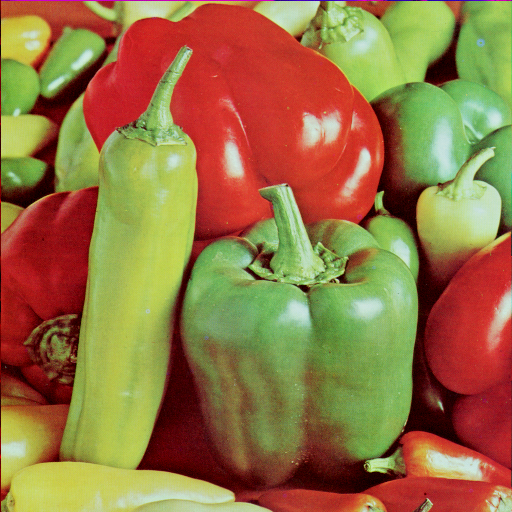
#> input picture تمرین1/supplement/peppers.png, 512 x 512 px
$ python Q2.py
#> lines starting #> are read from the running program, lines starting #| are printed output that depends on the picture
import os
import cv2
import matplotlib.pyplot as plt
import numpy as np


peppers = cv2.imread("../supplement/peppers.png",cv2.IMREAD_UNCHANGED)
#> peppers is the input picture: shape (512, 512, 3); mean B, G, R 66.5, 115.6, 149.8
peppers = cv2.cvtColor(peppers, cv2.COLOR_BGR2RGB)


peppers_hsv = cv2.cvtColor(peppers, cv2.COLOR_RGB2HSV)
#> peppers_hsv: shape (512, 512, 3); mean H, S, V 41.4, 162.5, 165.9
peppers_ycbcr = cv2.cvtColor(peppers, cv2.COLOR_RGB2YCR_CB)
#> peppers_ycbcr: shape (512, 512, 3); mean of channels 0, 1, 2 120.2, 149.1, 97.7

print(peppers_ycbcr.shape)
#| (512, 512, 3)


fig, subplt = plt.subplots(3,4,figsize=(16,5))
subplt[0][0].imshow(peppers)
subplt[0][0].set_title("image RGB")
subplt[0][1].imshow(peppers[:,:,0],cmap='gray')
subplt[0][1].set_title("R")
subplt[0][2].imshow(peppers[:,:,1],cmap='gray')
subplt[0][2].set_title("G")
subplt[0][3].imshow(peppers[:,:,2],cmap='gray')
subplt[0][3].set_title("B")

subplt[1][0].imshow(peppers_hsv)
subplt[1][0].set_title("image HSV")
subplt[1][1].imshow(peppers_hsv[:,:,0],cmap='gray')
subplt[1][1].set_title("H")
subplt[1][2].imshow(peppers_hsv[:,:,1],cmap='gray')
subplt[1][2].set_title("S")
subplt[1][3].imshow(peppers_hsv[:,:,2],cmap='gray')
subplt[1][3].set_title("V")

subplt[2][0].imshow(peppers_ycbcr)
subplt[2][0].set_title("image YCbCr")
subplt[2][1].imshow(peppers_ycbcr[:,:,0],cmap='gray')
subplt[2][1].set_title("Y")
subplt[2][2].imshow(peppers_ycbcr[:,:,1],cmap='gray')
subplt[2][2].set_title("Cb")
subplt[2][3].imshow(peppers_ycbcr[:,:,2],cmap='gray')
subplt[2][3].set_title("Cr")

plt.show()
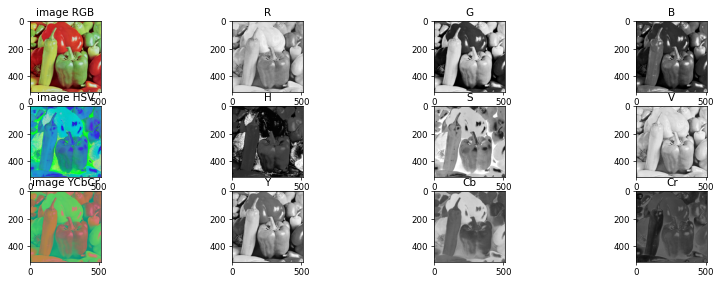
#> figure drawn by matplotlib, 12 panels
fig.savefig('Q2_full_figure.png')


def rgb2ycbcr(im):
    cbcr = np.empty_like(im)
    r = im[:,:,0]
    g = im[:,:,1]
    b = im[:,:,2]
    # Y
    cbcr[:,:,0] = .299 * r + .587 * g + .114 * b
    # Cb
    cbcr[:,:,1] = 128 - .169 * r - .331 * g + .5 * b
    # Cr
    cbcr[:,:,2] = 128 + .5 * r - .419 * g - .081 * b

    return np.uint8(cbcr)


def rgb_to_hsv(r, g, b):

	r, g, b = r / 255.0, g / 255.0, b / 255.0

	cmax = max(r, g, b)
	cmin = min(r, g, b)
	diff = cmax-cmin

	if cmax == cmin:
		h = 0

	elif cmax == r:
		h = (60 * ((g - b) / diff) + 360) % 360

	elif cmax == g:
		h = (60 * ((b - r) / diff) + 120) % 360

	elif cmax == b:
		h = (60 * ((r - g) / diff) + 240) % 360

	if cmax == 0:
		s = 0
	else:
		s = (diff / cmax) * 100

	v = cmax * 100
	return h, s, v


a = np.array([[[87,200,17]]])

print('ycbcr: ',rgb2ycbcr(a))    #  [[[145  55  86]]]
print('hsv : ',rgb_to_hsv(87,200,17))   #  (97.04918032786885, 91.5, 78.43137254901961)
